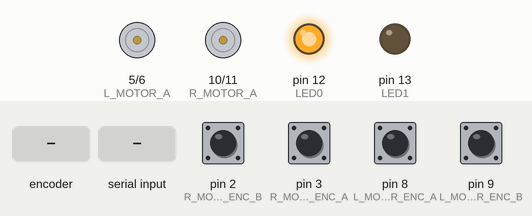
The sketch below on a simulated Arduino Uno, built with avr-gcc and run on an emulated ATmega328P. Parts: motor-driver pin pairs drawn as motors (green arrow = first pin HIGH = forward, orange = second pin HIGH = backward, longer = more drive, scaled by the enable pin), output pins drawn as LEDs (lit = HIGH). The inputs (shaded band) are chosen by the test bench; at power-on: pin 2 (R_MOTOR_ENC_B), pin 3 (R_MOTOR_ENC_A), pin 8 (L_MOTOR_ENC_A), pin 9 (L_MOTOR_ENC_B) HIGH. What the sketch prints to the serial monitor is not drawn.

Above: at 0.1 s.
At 2.2 s:
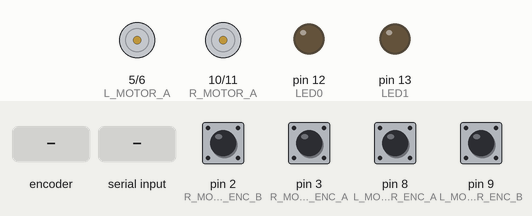
2.3 s: rotary encoder on pin 3 (R_MOTOR_ENC_A) / pin 2 (R_MOTOR_ENC_B) turned 3 steps (first pin leading)
4.4 s: pin 8 (L_MOTOR_ENC_A) pulled LOW for 0.15 s
6.0 s: "1,90\n" received over Serial
7.5 s: pin 9 (L_MOTOR_ENC_B) pulled LOW for 0.15 s
9.1 s: rotary encoder on pin 3 (R_MOTOR_ENC_A) / pin 2 (R_MOTOR_ENC_B) turned 1 step (first pin leading)
10.8 s: pin 8 (L_MOTOR_ENC_A) pulled LOW for 1 s
Timing chart, 0 to 13.8 s (numbered marks = the images above; inputs shaded):
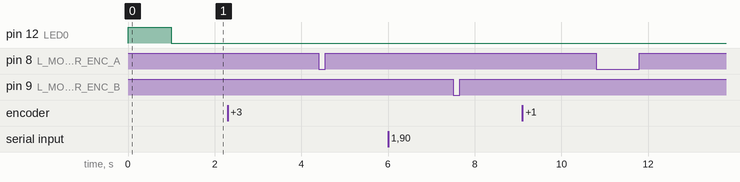

The sketch:

MotorController.ino
```cpp
#include "Config.h"
#include "PinChangeInt-master/PinChangeInt.h"

#define CYCLE_PERIOD 2      // in ms

volatile long rightMotorTacho = 0;
volatile long leftMotorTacho = 0;

boolean lastRA = false, lastRB = false, lastLA = false, lastLB = false;

float xEst = 0, yEst = 0, fiEst = 0;
long lastRTachoPos = 0, lastLTachoPos = 0;

void setup() {

  Serial.begin(SERIAL_BAUDRATE);

  pinMode(R_MOTOR_ENC_A, INPUT_PULLUP);
  pinMode(R_MOTOR_ENC_B, INPUT_PULLUP);
  pinMode(L_MOTOR_ENC_A, INPUT_PULLUP);
  pinMode(L_MOTOR_ENC_B, INPUT_PULLUP);

  pinMode(R_MOTOR_ENABLE, OUTPUT);
  pinMode(L_MOTOR_ENABLE, OUTPUT);

  pinMode(LED0, OUTPUT);
  pinMode(LED1, OUTPUT);

  enableMotors(false);

  attachPinChangeInterrupt(R_MOTOR_ENC_A, isrRA, CHANGE);
  attachPinChangeInterrupt(R_MOTOR_ENC_B, isrRB, CHANGE);
  attachPinChangeInterrupt(L_MOTOR_ENC_A, isrLA, CHANGE);
  attachPinChangeInterrupt(L_MOTOR_ENC_B, isrLB, CHANGE);

  digitalWrite(LED0, HIGH);
  delay(1000);    // waiting for master to be ready

  initCom();
  initController();

  digitalWrite(LED0, LOW);
}

void loop() {
  long currTime = micros();

  //updatePosEst();
  updateMovement();
  updateCom();


  //just testing motors
//  enableMotors(true);
////
//  updateMotors(0,0);
//
//  delay(1000);
//
//  Serial.print(rightMotorTacho);
//  Serial.print("  ");
//  Serial.println(leftMotorTacho);


  long tLeft = (CYCLE_PERIOD*1000) - (micros() - currTime);
  delayMicroseconds(tLeft>0 ? tLeft : 0);       // stabilizing regulation period
}


void isrRA() {
  lastRA = digitalRead(R_MOTOR_ENC_A) == HIGH;
  rightMotorTacho += (lastRA != lastRB) ? 1 : -1;
}

void isrRB() {
  lastRB = digitalRead(R_MOTOR_ENC_B) == HIGH;
  rightMotorTacho += (lastRA == lastRB) ? 1 : -1;
}

void isrLA() {
  lastLA = digitalRead(L_MOTOR_ENC_A) == HIGH;
  leftMotorTacho += (lastLA != lastLB) ? 1 : -1;
}

void isrLB() {
  lastLB = digitalRead(L_MOTOR_ENC_B) == HIGH;
  leftMotorTacho += (lastLA == lastLB) ? 1 : -1;
}

void updatePosEst() {
  int rDiff = rightMotorTacho - lastRTachoPos;
  int lDiff = leftMotorTacho - lastLTachoPos;
  lastRTachoPos = rightMotorTacho;
  lastLTachoPos = leftMotorTacho;

  //todo --------------------------------------------- TODO

}

float count2mm(long count){
  return (float)(count/(float)ENC_STEPS_PER_ROTATION)*WHEEL_DIAMETER*PI;
}

long mm2count(int mm){
  return (float)((float)mm/((float)WHEEL_DIAMETER*PI))*(float)ENC_STEPS_PER_ROTATION;
}
```

Communication.ino
```cpp
#include "Config.h"

// Receiving commands at this format:
//    "num of command" "command parameter"
// note: neither command nor parameter can be 0!
//
//commands:   (zero is reserved for parseInt() error)
// all from Config.h:
// 1 - STOP (-1/1)   // bool immediate (flushes the queue and forces stop)
// 2 - FLOAT (-1/1)  // bool immediate (flushes the queue and forces float)
// 3 - FORWARD (-1/1)   // bool dir
// 4 - FORWARD_DIST (signed dist)     watch out maximum of +- 32 767 mm!
// 5 - TURN_CONTRA (signed angle)     angle in degrees!
// 6 - TURN_WHEEL_F (signed angle)    angle in degrees!
// 7 - TURN_WHEEL_B (signed angle)    angle in degrees!
// 8 - SET_SPEED (speed)              mm/s
// 9 - SET_ACC (acceleration)         mm/s*s
//returns 1 if successfully added to queue, 0 otherwise
// plus these:
#define GET_POS 20   //returns three numbers: "xpos" "ypos" "theta"
#define QUEUE_LEN 21   //returns number of commands waiting in queue
//todo get tacho count ?

#define QUEUE_SIZE 20
byte commands[QUEUE_SIZE];
int params[QUEUE_SIZE];
byte queueEnd = 0;
byte topCommand = 0;
int topParam = 0;

boolean fetchNextCommand = true;

void initCom(){
  //this initialisation is probably useless, can be removed
  for(int i = 0; i < QUEUE_SIZE;i++){
    commands[i] = 0;
    params[i] = 0;
  }
  Serial.setTimeout(1);
  while(false){           // just for debug, to be changed to true!!!
    Serial.print("M");
    delay(200);
    if(Serial.available() && Serial.read() == 'M'){
      flushSerial();
      break;
    }
    delay(1000);
  }
}

void updateCom(){

  //fetch data from serial to queue if ready
  if(Serial.available()){
    byte command = Serial.parseInt();
    if(command == 0){                   //zero means parseInt() timeout
      flushSerial();
      Serial.print(0);
    }else{
      int param = Serial.parseInt();    // maybe use parseFloat() for bigger distances?
      if(param == 0){
        flushSerial();
        Serial.print(0);
      }else if(isInfo(command)){
        flushSerial();
        //Serial.print(1);

        // TODO execute command
        //hotfix no.2
        if(command == QUEUE_LEN){
          Serial.println(queueEnd);
        }

      }else{
        if(isImmediate(command) && param > 0){
          Serial.println("kvaaaaak");
          flushQueue();
          nextCommand();
        }
        byte err = pushQueue(command, param);
        flushSerial();
        Serial.print(err);    // if queue full, err = 0, else 1
      }
    }
  }

  // update move if last done
  if(fetchNextCommand && queueEnd > 0){
    fetchNextCommand = false;
    popQueue();
    switch(topCommand){
      case STOP:
          stopMotors(); // param dont care
        break;
      case FLOAT:
          floatMotors(); // param dont care
        break;
      case FORWARD:
          forward(topParam > 0 ? true:false);
        break;
      case FORWARD_DIST:
          forward((long)topParam);
        break;
      case TURN_CONTRA:
          turnContra(topParam);
        break;
      case TURN_WHEEL_F:
          turnOneWheel(topParam, true);
        break;
      case TURN_WHEEL_B:
          turnOneWheel(topParam, false);
        break;
      case SET_SPEED:
          setMotorSpeed(topParam);
        break;
      case SET_ACC:
          setAcceleration(topParam);
        break;
      default:
          // --------------------------- maybe report error ?
          fetchNextCommand = true;
        break;
    }
  }
}

boolean isImmediate(byte command){
  return (command == STOP || command == FLOAT) ? true:false;
}

boolean isInfo(byte command){
  return (command == GET_POS || command == QUEUE_LEN) ? true:false;
}

void nextCommand(){
  fetchNextCommand = true;
}

//returns 0 if queue full
byte pushQueue(byte command, int param){
  if(queueEnd  >= QUEUE_SIZE){return 0;}
  commands[queueEnd] = command;
  params[queueEnd] = param;
  queueEnd++;
  return 1;
}

void popQueue(){
  topCommand = commands[0];
  topParam = params[0];
  if(queueEnd == 0){return;}
  for(int i = 1; i < queueEnd; i++){
    commands[i-1] = commands[i];
    params[i-1] = params[i];
  }
  queueEnd--;
}

void flushQueue(){
  queueEnd = 0;
}

void flushSerial(){   //discards all serial data
  while(Serial.available()){
    Serial.read();
  }
}
```

Moves.ino
```cpp
#include "Config.h"

#define BUFFER_SIZE 3     // at least 1
#define POS_ERROR 5       // final destination error in mm
#define KP 8
#define KD 2

int actualLAvgSpeed = 0;
int actualRAvgSpeed = 0;
float calculatedSpeed = 0;
float calculatedLSpeed = 0;
float calculatedRSpeed = 0;
int targetSpeed = DEFAULT_SPEED;  // mm/s
int targetAcc = DEFAULT_ACC;    // mm/s*s
int rSpeeds[BUFFER_SIZE];
int lSpeeds[BUFFER_SIZE];

long targetRTacho = 0;
long targetLTacho = 0;

int moveState = STOP;

boolean isAccelerating = false;

long lastRTachoSpeed = 0, lastLTachoSpeed = 0;

int lastRErr = 0, lastLErr = 0;
int rDir = 1, lDir = 1;

long lastUpdate = 0;
long timeDelta = 0;

//hotfix variable
long hotfixTime = 0;

void initController(){
  for(int i = 0; i < BUFFER_SIZE;i++){
    rSpeeds[i] = 0;
    lSpeeds[i] = 0;
  }
  lastUpdate = micros();
  lastRTachoSpeed = rightMotorTacho;
  lastLTachoSpeed = leftMotorTacho;
}

void updateMovement(){
  timeDelta = micros() - lastUpdate;
  lastUpdate = micros();
  int rDiff = rightMotorTacho - lastRTachoSpeed;
  int lDiff = leftMotorTacho - lastLTachoSpeed;
  lastRTachoSpeed = rightMotorTacho;
  lastLTachoSpeed = leftMotorTacho;
  int actualLSpeed = count2mm(lDiff)/(float)((float)timeDelta/1000000);     // not sure if mm are enough for small regulator step
  int actualRSpeed = count2mm(rDiff)/(float)((float)timeDelta/1000000);
  pushSpeeds(actualRSpeed, actualLSpeed);
  avgSpeeds(); // now you have average moving speed

  //check breaking distance for decelerating
  int actAvgSpeed = max(abs(actualRAvgSpeed), abs(actualLAvgSpeed));
  long brakeDist = mm2count(((long)actAvgSpeed*(long)actAvgSpeed)/(long)(2*targetAcc));   //in counts
  if((abs(targetRTacho - rightMotorTacho) <= brakeDist)&&(abs(targetLTacho - leftMotorTacho) <= brakeDist)){isAccelerating = false;}

  //update calculated velocity
  calculatedSpeed += (float)targetAcc * (float)((float)timeDelta/1000000) * (isAccelerating ? 1 : -1);
  if(calculatedSpeed > targetSpeed){calculatedSpeed = targetSpeed;}
  if(calculatedSpeed < 0){calculatedSpeed = 0;}

  if(abs(targetRTacho - rightMotorTacho) >= 100){
    rDir = (targetRTacho - rightMotorTacho) >= 0 ? 1 : -1;
  }
  if(abs(targetLTacho - leftMotorTacho) >= 100){
    lDir = (targetLTacho - leftMotorTacho) >= 0 ? 1 : -1;
  }

  calculatedRSpeed = calculatedSpeed * rDir;
  calculatedLSpeed = calculatedSpeed * lDir;

  switch(moveState){
    case STOP:

      break;
    case FLOAT:

      break;
    case FORWARD:
    case FORWARD_DIST:

      break;
    case TURN_CONTRA:

      break;
    case TURN_WHEEL_F:
        calculatedRSpeed = abs(targetRTacho - rightMotorTacho) < 100 ? 0 : calculatedRSpeed;
        calculatedLSpeed = abs(targetLTacho - leftMotorTacho) < 100 ? 0 : calculatedLSpeed;
      break;
  }

  //PD regulator

  int rErr = calculatedRSpeed - actualRAvgSpeed;
  int lErr = calculatedLSpeed - actualLAvgSpeed;
  int rPWM = KP*rErr + KD*(rErr - lastRErr);
  int lPWM = KP*lErr + KD*(lErr - lastLErr);

  updateMotors(rPWM, lPWM);
//  Serial.print(calculatedRSpeed);
//  Serial.print("  ");
//  Serial.print(actualRAvgSpeed);
//  Serial.print("  ");
//  Serial.print(rPWM);
//  Serial.print("  ");
//  Serial.println();

  // hotfix to stucking
  if(lastRErr != rErr || lastLErr != lErr){
    hotfixTime = millis();
  }
  if(millis() - hotfixTime > 2000){     // if both left and right wheel errors stay same for 2 sec, take next command
    nextCommand();
  }
  //  end of hotfix

  lastRErr = rErr;
  lastLErr = lErr;

//  Serial.print(targetRTacho - rightMotorTacho);
//  Serial.print("  ");
//  Serial.println(targetLTacho - leftMotorTacho);
  // TODO callback to com for next command when completed,              NOT DONE YET
  if(actAvgSpeed < 3 && (abs(targetRTacho - rightMotorTacho) <= 500)&&(abs(targetLTacho - leftMotorTacho) <= 500)){
    nextCommand();
    Serial.print('R');
  }
}

void enableMotors(boolean enable){
  hotfixTime = millis();  //        hotfix
  digitalWrite(R_MOTOR_ENABLE, enable ? HIGH:LOW);
  digitalWrite(L_MOTOR_ENABLE, enable ? HIGH:LOW);
}

void floatMotors(){
  enableMotors(false);
  moveState = FLOAT;
}

void forward(boolean dir){  //true is forward
  forward(999999*(dir ? 1 : -1));
}

void forward(long dist){
  enableMotors(true);
  isAccelerating = true;
  moveState = FORWARD;
  targetRTacho = rightMotorTacho + mm2count(dist);
  targetLTacho = leftMotorTacho + mm2count(dist);
}

void stopMotors(){    //TODO set target tacho as braking distance !!! -------------------------------------------------------------------------------------------------------------------------
  enableMotors(true);
  isAccelerating = false;


  moveState = STOP;
}

void setMotorSpeed(int ts){
  targetSpeed = ts;
  nextCommand();
}

void setAcceleration(int ta){
  targetAcc = ta;
  nextCommand();
}

void turnContra(int angle){
  enableMotors(true);
  isAccelerating = true;
  moveState = TURN_CONTRA;
  long dist = abs((float)WHEEL_DISTANCE * (float)angle * 3.141592 / (long)360);
  targetRTacho = rightMotorTacho + ((angle > 0 ? 1 : -1)*mm2count(dist));
  targetLTacho = leftMotorTacho + ((angle < 0 ? 1 : -1)*mm2count(dist));

}

void turnOneWheel(int angle, boolean dir){  //true is forward
  enableMotors(true);
  isAccelerating = true;
  moveState = TURN_WHEEL_F; //  same update as for TURN_WHEEL_B
  long dist = abs((float)WHEEL_DISTANCE * (float)angle * 3.141592 / 180);
  dist *= dir ? 1 : -1;
  if(angle > 0 ){
    targetRTacho = rightMotorTacho + mm2count(dist);
    targetLTacho = leftMotorTacho;
  }else{
    targetRTacho = rightMotorTacho;
    targetLTacho = leftMotorTacho + mm2count(dist);
  }
}

void turn(float angle, float radius){   //  negative radius means backwards
  // not used now
}

void pushSpeeds(int actRSpeed, int actLSpeed){
  for(int i = 1; i < BUFFER_SIZE;i++){
    rSpeeds[i-1] = rSpeeds[i];
    lSpeeds[i-1] = lSpeeds[i];
  }
  rSpeeds[BUFFER_SIZE-1] = actRSpeed;
  lSpeeds[BUFFER_SIZE-1] = actLSpeed;
}

void avgSpeeds(){
  int sumR = 0;
  int sumL = 0;
  for(int i = 0; i < BUFFER_SIZE;i++){
    sumR += rSpeeds[i];
    sumL += lSpeeds[i];
  }
  actualRAvgSpeed = sumR/BUFFER_SIZE;
  actualLAvgSpeed = sumL/BUFFER_SIZE;
}

void updateMotors(int RPWM,int LPWM){  // range in -255 to 255
  RPWM = constrain(RPWM, -255, 255);
  LPWM = constrain(LPWM, -255, 255);
  if(RPWM >= 0){
    analogWrite(R_MOTOR_A, RPWM);
    analogWrite(R_MOTOR_B, 0);
  }else{
    analogWrite(R_MOTOR_A, 0);
    analogWrite(R_MOTOR_B, RPWM*-1);
  }
  if(LPWM >= 0){
    analogWrite(L_MOTOR_A, LPWM);
    analogWrite(L_MOTOR_B, 0);
  }else{
    analogWrite(L_MOTOR_A, 0);
    analogWrite(L_MOTOR_B, LPWM*-1);
  }
}
```

Config.h
```cpp
//
//              MotorController configuration file
//
// here you can set all possible things about motors and movement
// note: If you want to change motor direction, just flip its pins

// ------------------------- Pinout -----------------------------

#define R_MOTOR_ENC_A 3
#define R_MOTOR_ENC_B 2
#define L_MOTOR_ENC_A 8
#define L_MOTOR_ENC_B 9

#define R_MOTOR_ENABLE 4
#define L_MOTOR_ENABLE 7

#define R_MOTOR_A 10                    // must be PWM pin!
#define R_MOTOR_B 11                    // must be PWM pin!
#define L_MOTOR_A 5                     // must be PWM pin!
#define L_MOTOR_B 6                    // must be PWM pin!

#define LED0 12
#define LED1 13

//------------------------ Dimensions ---------------------------

#define WHEEL_DIAMETER 80               // in mm
#define WHEEL_DISTANCE 260              // in mm

#define ENC_STEPS_PER_ROTATION 4480   // PPR * gearbox ratio, 64*70

// ------------------------- Speeds -----------------------------

#define DEFAULT_SPEED 300               // in mm/s
#define DEFAULT_ACC 200                 // in mm/s*s


// ---------------------- Communication -------------------------

#define SERIAL_BAUDRATE 115200

// commands:
#define STOP 1
#define FLOAT 2
#define FORWARD 3
#define FORWARD_DIST 4
#define TURN_CONTRA 5
#define TURN_WHEEL_F 6
#define TURN_WHEEL_B 7
#define SET_SPEED 8
#define SET_ACC 9
```
